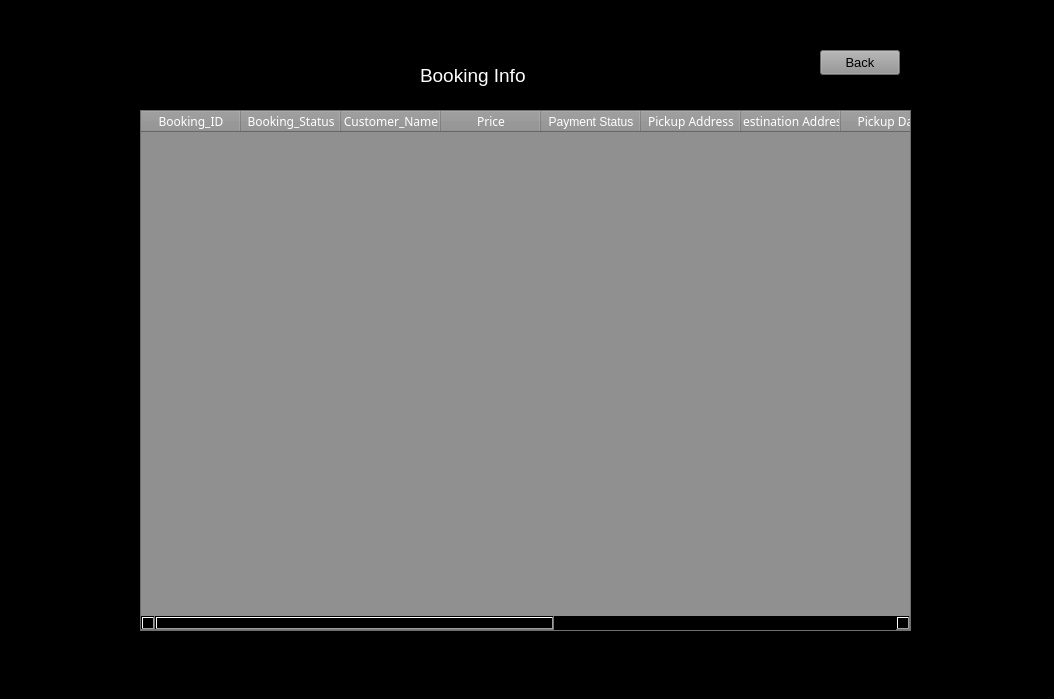
<?xml version="1.0" encoding="UTF-8"?>
<ui version="4.0">
 <class>BookingCustomer</class>
 <widget class="QFrame" name="BookingCustomer">
  <property name="geometry">
   <rect>
    <x>0</x>
    <y>0</y>
    <width>1054</width>
    <height>699</height>
   </rect>
  </property>
  <property name="windowTitle">
   <string>Frame</string>
  </property>
  <property name="styleSheet">
   <string notr="true">background-color: rgb(0, 0, 0);</string>
  </property>
  <widget class="QTableWidget" name="vb_widget">
   <property name="geometry">
    <rect>
     <x>140</x>
     <y>110</y>
     <width>771</width>
     <height>521</height>
    </rect>
   </property>
   <property name="styleSheet">
    <string notr="true">color: rgb(255, 255, 255);
gridline-color: rgb(0, 0, 0);
border-color: rgb(11, 11, 11);
background-color: rgb(144, 144, 144);</string>
   </property>
   <column>
    <property name="text">
     <string>Booking_ID</string>
    </property>
    <property name="font">
     <font>
      <family>Proxima Nova</family>
     </font>
    </property>
   </column>
   <column>
    <property name="text">
     <string>Booking_Status</string>
    </property>
    <property name="font">
     <font>
      <family>Proxima Nova</family>
     </font>
    </property>
   </column>
   <column>
    <property name="text">
     <string>Customer_Name</string>
    </property>
    <property name="font">
     <font>
      <family>Proxima Nova</family>
     </font>
    </property>
   </column>
   <column>
    <property name="text">
     <string>Price</string>
    </property>
    <property name="font">
     <font>
      <family>Proxima Nova</family>
     </font>
    </property>
   </column>
   <column>
    <property name="text">
     <string>Payment Status</string>
    </property>
   </column>
   <column>
    <property name="text">
     <string>Pickup Address</string>
    </property>
    <property name="font">
     <font>
      <family>Proxima Nova</family>
     </font>
    </property>
   </column>
   <column>
    <property name="text">
     <string>Destination Address</string>
    </property>
    <property name="font">
     <font>
      <family>Proxima Nova</family>
     </font>
    </property>
   </column>
   <column>
    <property name="text">
     <string>Pickup Date</string>
    </property>
    <property name="font">
     <font>
      <family>Proxima Nova</family>
     </font>
    </property>
   </column>
   <column>
    <property name="text">
     <string>Pickup Time</string>
    </property>
    <property name="font">
     <font>
      <family>Proxima Nova</family>
     </font>
    </property>
   </column>
   <column>
    <property name="text">
     <string>No. of Passengers</string>
    </property>
    <property name="font">
     <font>
      <family>Proxima Nova</family>
     </font>
    </property>
   </column>
   <column>
    <property name="text">
     <string>Booking Date</string>
    </property>
    <property name="font">
     <font>
      <family>Proxima Nova</family>
     </font>
    </property>
   </column>
   <column>
    <property name="text">
     <string>FeedBack</string>
    </property>
    <property name="font">
     <font>
      <family>Proxima Nova</family>
     </font>
    </property>
   </column>
   <column>
    <property name="text">
     <string>Driver name</string>
    </property>
    <property name="font">
     <font>
      <family>Proxima Nova</family>
     </font>
    </property>
   </column>
  </widget>
  <widget class="QLabel" name="label">
   <property name="geometry">
    <rect>
     <x>420</x>
     <y>60</y>
     <width>281</width>
     <height>31</height>
    </rect>
   </property>
   <property name="font">
    <font>
     <pointsize>14</pointsize>
    </font>
   </property>
   <property name="styleSheet">
    <string notr="true">color: rgb(255, 255, 255);</string>
   </property>
   <property name="text">
    <string>Booking Info</string>
   </property>
  </widget>
  <widget class="QPushButton" name="btn_back">
   <property name="geometry">
    <rect>
     <x>820</x>
     <y>50</y>
     <width>80</width>
     <height>25</height>
    </rect>
   </property>
   <property name="font">
    <font>
     <pointsize>10</pointsize>
    </font>
   </property>
   <property name="styleSheet">
    <string notr="true">background-color: rgb(148, 148, 148);
color: rgb(0, 0, 0);</string>
   </property>
   <property name="text">
    <string>Back</string>
   </property>
  </widget>
 </widget>
 <resources/>
 <connections/>
</ui>
